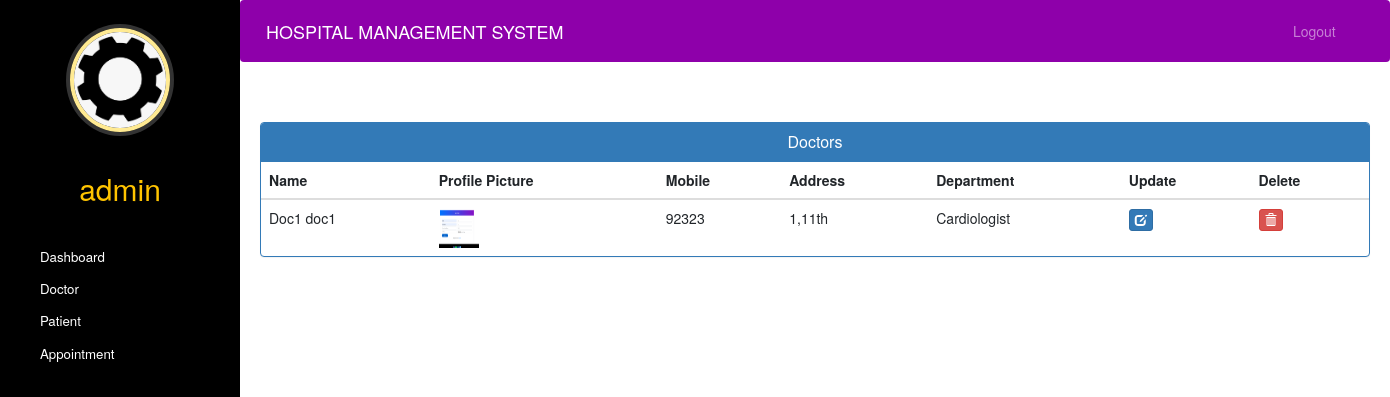
The app's page /admin-view-doctor (signed in) with its own data.
### hospital/models.py (models this page shows, shortened)
class Doctor(models.Model):
    user=models.OneToOneField(User,on_delete=models.CASCADE)
    profile_pic= models.ImageField(upload_to='profile_pic/DoctorProfilePic/',null=True,blank=True)
    address = models.CharField(max_length=40)
    mobile = models.CharField(max_length=20,null=True)
    department= models.CharField(max_length=50,choices=departments,default='Cardiologist')
    status=models.BooleanField(default=False)
    @property
    def get_name(self):
        return self.user.first_name+" "+self.user.last_name

### hospital/views.py (the view)
# urls.py: path('admin-view-doctor', views.admin_view_doctor_view,name='admin-view-doctor'),
@login_required(login_url='adminlogin')
@user_passes_test(is_admin)
def admin_view_doctor_view(request):
    doctors=models.Doctor.objects.all().filter(status=True)
    return render(request,'hospital/admin_view_doctor.html',{'doctors':doctors})

### hospital/views.py (called while the page is built)
def is_admin(user):
    return user.groups.filter(name='ADMIN').exists()

### templates/hospital/admin_view_doctor.html (shortened to what this page needs)
{% extends 'hospital/admin_base.html' %}
{% block content %}
{%load static%}
<head>
  <link href="//netdna.bootstrapcdn.com/bootstrap/3.0.0/css/bootstrap.min.css" rel="stylesheet" id="bootstrap-css">
</head>
<div class="container">
  <div class="panel panel-primary">
    <div class="panel-heading">
      <h6 class="panel-title">Doctors</h6>
    </div>
    <table class="table table-hover" id="dev-table">
      <thead>
        <tr>
          <th>Name</th>
          <th>Profile Picture</th>
          <th>Mobile</th>
          <th>Address</th>
          <th>Department</th>
          <th>Update</th>
          <th>Delete</th>
        </tr>
      </thead>
      {% for d in doctors %}
      <tr>
        <td> {{d.get_name}}</td>
        <td> <img src="{% static d.profile_pic.url %}" alt="Profile Pic" height="40px" width="40px" /></td>
        <td>{{d.mobile}}</td>
        <td>{{d.address}}</td>
        <td>{{d.department}}</td>
        <td><a class="btn btn-primary btn-xs" href="{% url 'update-doctor' d.id  %}"><span class="glyphicon glyphicon-edit"></span></a></td>
        <td><a class="btn btn-danger btn-xs" href="{% url 'delete-doctor-from-hospital' d.id  %}"><span class="glyphicon glyphicon-trash"></span></a></td>
      </tr>
      {% endfor %}
    </table>
  </div>
</div>
{% endblock content %}

### templates/hospital/admin_base.html (shortened to what this page needs)
<!DOCTYPE html>
{% load static %}
<html lang="en">
<head>
  <link rel="stylesheet" href="https://stackpath.bootstrapcdn.com/bootstrap/4.3.1/css/bootstrap.min.css">
  <link rel="stylesheet" href="https://maxcdn.bootstrapcdn.com/font-awesome/4.7.0/css/font-awesome.min.css">
  <link rel="stylesheet" href="{% static '/style.css' %}">
</head>
<body>
  <nav class="menu" tabindex="0">
    <header class="avatar">
      <img src="{% static "images/adminprofile.png" %}" />
      <br><br>
      <h2>{{request.user.first_name}}</h2>
    </header>
    <ul>
      <li tabindex="0" class="icon-dashboard"> <a style="color:white; text-decoration:none;" href="/admin-dashboard"><span>Dashboard</span></a> </li>
      <li tabindex="0" class="icon-customers"> <a style="color:white; text-decoration:none;" href="/admin-doctor"><span>Doctor</span></a></li>
      <li tabindex="0" class="icon-users"> <a style="color:white; text-decoration:none;" href="/admin-patient"><span>Patient</span></a></li>
      <li tabindex="0" class="icon-calendar"> <a style="color:white; text-decoration:none;" href="/admin-appointment"><span>Appointment</span></a></li>
    </ul>
  </nav>
  <main>
    <div class="bs-example">
      <nav class="navbar navbar-expand-md  navbar-dark fixed-top" style="background:#8e00aa;">
        <a href="/admin-dashboard" class="navbar-brand">HOSPITAL MANAGEMENT SYSTEM</a>
        <div class="collapse navbar-collapse justify-content-between" id="navbarCollapse">
          <div class="navbar-nav" style=" margin-left: 90%;">
            <a href="/logout" class="nav-item nav-link">Logout</a>
          </div>
        </div>
      </nav>
    </div>
    <br><br>
    {% block content %}
    {% endblock content %}
  </main>
</body>
</html>

### static/style.css (style rules this page uses)
body { padding-left: 240px; }
main { position: relative; height: 100vh; }
.menu { background: #5bc995; height: 100vh; width: 240px; position: fixed; top: 0px; left: 0; z-index: 5; outline: none; }
.menu .avatar { background: rgba(0, 0, 0, 0.1); padding: 2em 0.5em; text-align: center; }
.menu .avatar img { width: 100px; border-radius: 50%; overflow: hidden; border: 4px solid #ffea92; box-shadow: 0 0 0 4px rgba(255, 255, 255, 0.2); }
.menu .avatar h2 { font-weight: normal; margin-bottom: 0; }
.menu ul { list-style: none; padding: 0.5em 0; margin: 0; }
.menu ul li { padding: 0.5em 1em 0.5em 3em; font-size: 0.95em; font-weight: regular; background-repeat: no-repeat; background-position: left 15px center; background-size: auto 20px; transition: all 0.15s linear; cursor: pointer; }
.menu ul li.icon-dashboard { background-image: url("http://www.entypo.com/images//gauge.svg"); }
.menu ul li.icon-customers { background-image: url("http://www.entypo.com/images//briefcase.svg"); }
.menu ul li.icon-users { background-image: url("http://www.entypo.com/images//users.svg"); }
.menu ul li.icon-calendar { background-image: url("http://www.entypo.com/images//calendar.svg"); }

### templates/hospital/admin_base.html (style rules this page uses)
a:link { text-decoration: none; }
a { color: white; }
body { padding-left: 240px; }
main { position: relative; height: 100vh; }
.menu { background: black; height: 100vh; width: 240px; position: fixed; top: 0px; left: 0; z-index: 5; outline: none; }
.menu .avatar { background: rgba(0, 0, 0, 0.1); padding: 2em 0.5em; text-align: center; }
.menu .avatar img { width: 100px; border-radius: 50%; overflow: hidden; border: 4px solid #ffea92; box-shadow: 0 0 0 4px rgba(255, 255, 255, 0.2); }
.menu .avatar h2 { font-weight: normal; margin-bottom: 0; color: rgb(255, 196, 0); }
.menu ul { list-style: none; padding: 0.5em 0; margin: 0; }
.menu ul li { padding: 0.5em 1em 0.5em 3em; font-size: 0.95em; font-weight: regular; background-repeat: no-repeat; background-position: left 15px center; background-size: auto 20px; transition: all 0.15s linear; cursor: pointer; }
.menu ul li.icon-dashboard { background-image: url("http://www.entypo.com/images//gauge.svg"); }
.menu ul li.icon-customers { background-image: url("http://www.entypo.com/images//briefcase.svg"); }
.menu ul li.icon-users { background-image: url("http://www.entypo.com/images//users.svg"); }
.menu ul li.icon-calendar { background-image: url("http://www.entypo.com/images//calendar.svg"); }

### templates/hospital/admin_view_doctor.html (style rules this page uses)
a:link { text-decoration: none; }
h6 { text-align: center; }

### records on screen
Doctor: get_name "Doc1 doc1", profile_pic (picture), mobile "92323", address "1,11th", department "Cardiologist"

### other values on screen
{{ request.user.first_name }} "admin"
